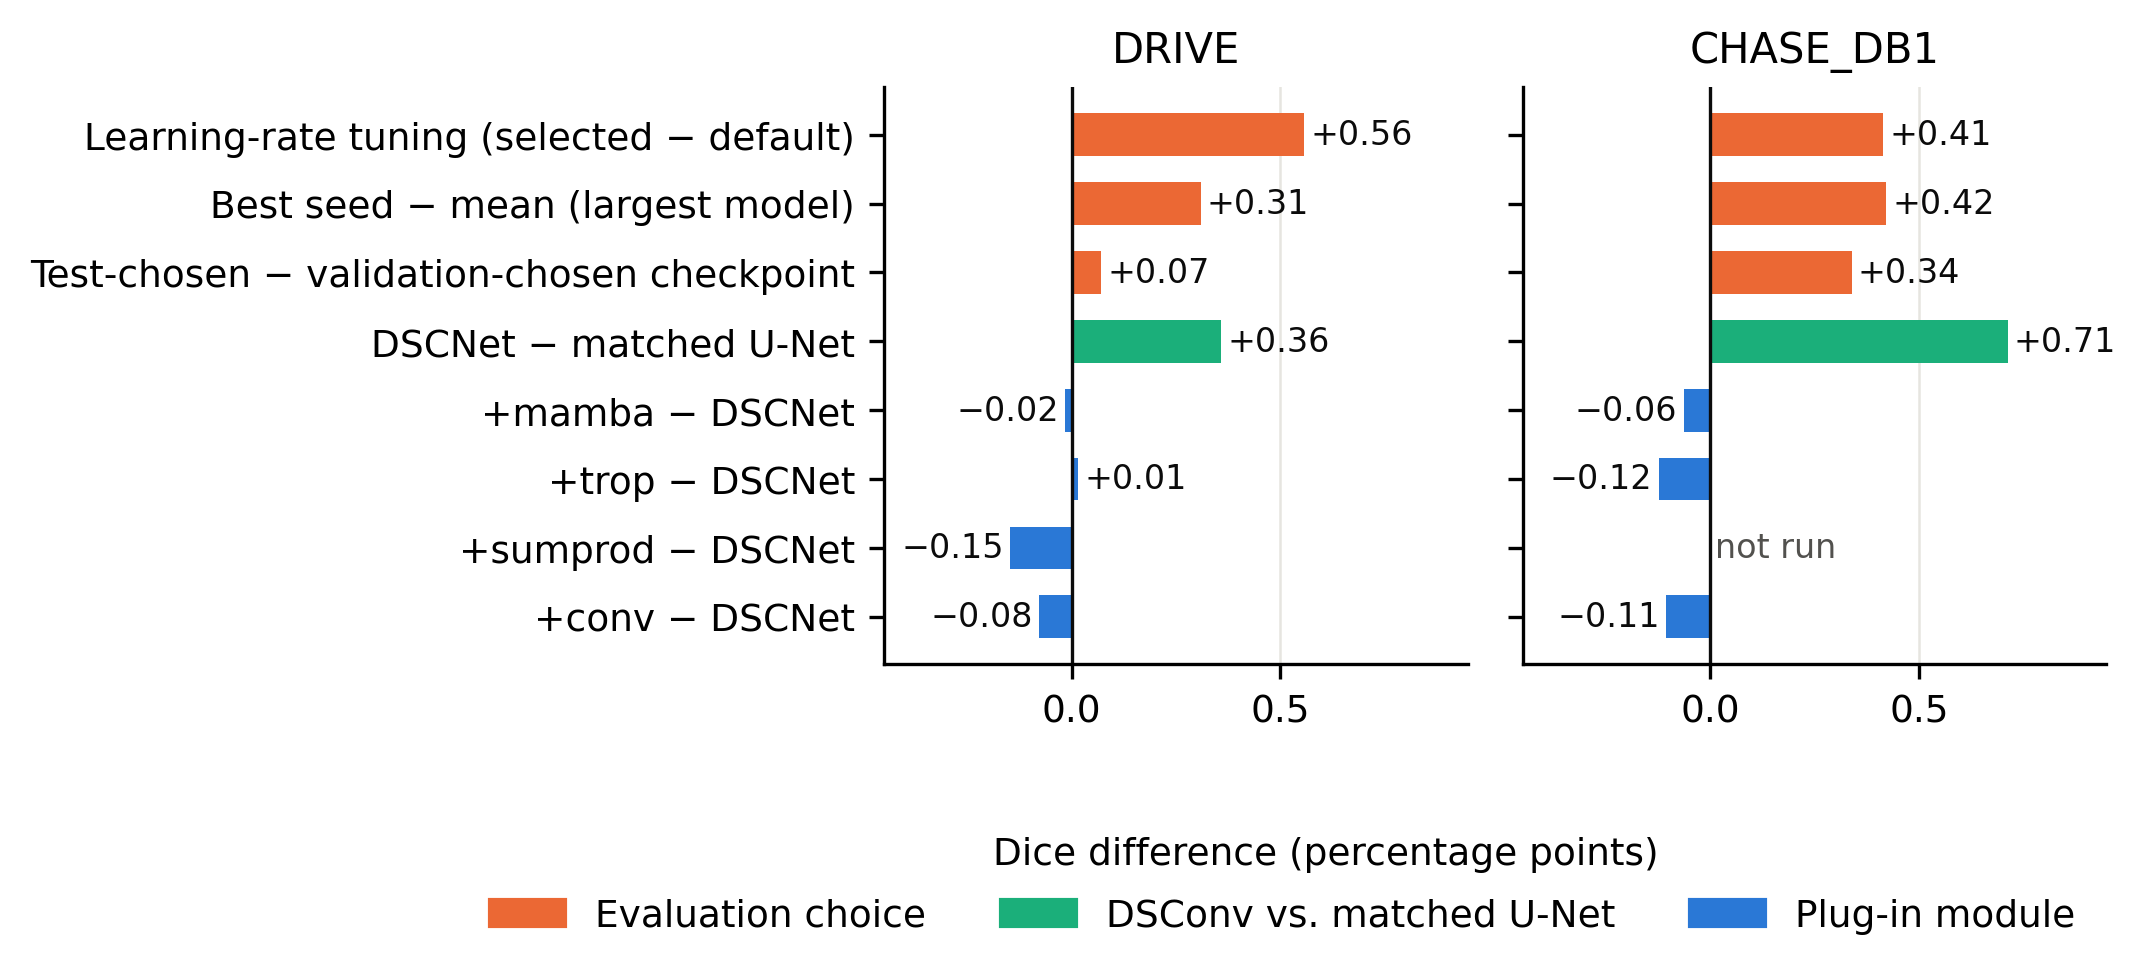

Here is the Python script that generated this plot:
import matplotlib; matplotlib.use('Agg')
import matplotlib.pyplot as plt
from matplotlib.patches import Patch
EVAL, ARCH, MOD = '#eb6834', '#1baf7a', '#2a78d6'
data = {
 'DRIVE': [('Learning-rate tuning (selected − default)',0.557,EVAL),('Best seed − mean (largest model)',0.309,EVAL),
           ('Test-chosen − validation-chosen checkpoint',0.071,EVAL),('DSCNet − matched U-Net',0.358,ARCH),
           ('+mamba − DSCNet',-0.0152,MOD),('+trop − DSCNet',0.0149,MOD),('+sumprod − DSCNet',-0.147,MOD),('+conv − DSCNet',-0.078,MOD)],
 'CHASE_DB1': [('Learning-rate tuning (selected − default)',0.414,EVAL),('Best seed − mean (largest model)',0.422,EVAL),
           ('Test-chosen − validation-chosen checkpoint',0.339,EVAL),('DSCNet − matched U-Net',0.713,ARCH),
           ('+mamba − DSCNet',-0.064,MOD),('+trop − DSCNet',-0.124,MOD),('+sumprod − DSCNet',None,MOD),('+conv − DSCNet',-0.107,MOD)]}
plt.rcParams.update({'font.size':9,'font.family':'DejaVu Sans'})
fig, axes = plt.subplots(1,2,figsize=(7.2,3.2),sharey=True,sharex=True)
for ax,(name,rows) in zip(axes,data.items()):
    y = list(range(len(rows)))[::-1]
    for yi,(lab,v,c) in zip(y,rows):
        if v is None:
            ax.text(0.01,yi,'not run',va='center',ha='left',color='#52514e',fontsize=8); continue
        ax.barh(yi,v,color=c,height=0.62)
        ax.text(v+(0.015 if v>=0 else -0.015),yi,f'{v:+.2f}'.replace('-','−'),va='center',ha='left' if v>=0 else 'right',fontsize=8,color='#0b0b0b')
    ax.axvline(0,color='#0b0b0b',lw=0.8)
    ax.set_title(name,fontsize=10)
    ax.set_yticks(y); ax.set_yticklabels([r[0] for r in rows])
    ax.set_xlim(-0.45,0.95)
    ax.grid(axis='x',color='#e6e5e0',lw=0.6); ax.set_axisbelow(True)
    for s in ('top','right'): ax.spines[s].set_visible(False)
fig.legend(handles=[Patch(color=EVAL,label='Evaluation choice'),Patch(color=ARCH,label='DSConv vs. matched U-Net'),Patch(color=MOD,label='Plug-in module')],
           loc='lower center',ncol=3,frameon=False,bbox_to_anchor=(0.6,-0.02))
fig.supxlabel('Dice difference (percentage points)',fontsize=9,x=0.62,y=0.08)
fig.tight_layout(rect=(0,0.1,1,1))
fig.savefig('fig4_magnitudes_v2.png',dpi=300,bbox_inches='tight')
fig.savefig('fig4_magnitudes_v2.pdf',bbox_inches='tight')
print('ok')
